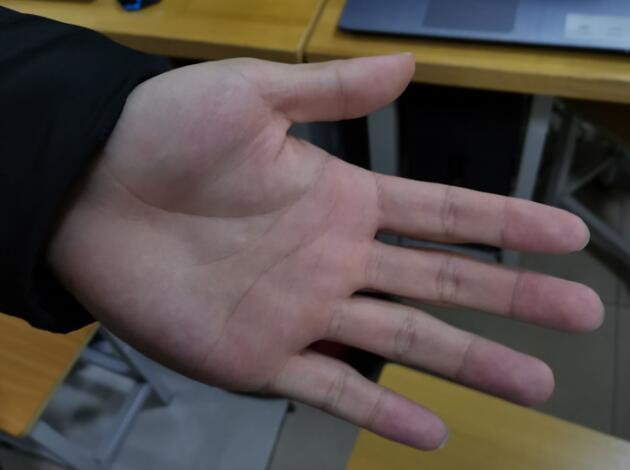
#> input picture U8/o.jpg, 630 x 470 px
$ python 'test 边界矩形.py'
#> lines starting #> are read from the running program, lines starting #| are printed output that depends on the picture; after the words box and inside, x2 and y2 are one past the last pixel; in counts of white or black regions, pixels touching at a corner belong together
# coding:gbk
import cv2 as cv
import numpy as np

"""
边界矩形的面积,使用函数cv.boundingRect()
(x,y)为矩形的左上角的坐标
(w,h)是矩形的宽和高
x,y,w,h = cv.boundingRect(cnt)
画矩形
cv.rectangle()
"""
'''
# 读入图片
img = cv.imread('o.jpg')
# 转为黑白图
gray = cv.cvtColor(img, cv.COLOR_BGR2GRAY)
# 二值化
ret,dst = cv.threshold(gray, 100, 255, cv.THRESH_BINARY_INV)
# 查找轮廓
c,h1 = cv.findContours(dst, cv.RETR_TREE, cv.CHAIN_APPROX_SIMPLE)
# c = c[0]
# 绘制 旋转 矩形
rect = cv.minAreaRect(c[1])
# print(rect)
box = cv.boxPoints(rect)
box = np.int0(box)
# 画轮廓
img1 = cv.drawContours(img, [box], 0, (0,0,255), 1)
# cv.drawContours(img, c, 0, (255,0,0), 2, 8, h1)

x, y, w, h = cv.boundingRect(c[1])

# 绘制矩形
cv.rectangle(img, (x,y), (x+w, y+h), (0,255,0))

# 绘制最小外接矩形
points = c[1]
(x,y), raidus = cv.minEnclosingCircle(points)
center = (int(x), int(y))
raidus = int(raidus)
cv.circle(img, center, raidus, (255,0,0))

# 画凸线
hull = cv.convexHull(c[0])
cv.drawContours(img,[hull],0,(0,255,0),2,cv.LINE_AA)

cv.imshow('img',img)
cv.imshow('img1',gray)
cv.waitKey(0)
'''

img = cv.imread('o.jpg')
#> img is the input picture: shape (470, 630, 3); mean B, G, R 72.4, 76.2, 85.4
# imgs = cv.resize(img,(300,300),fx=1.5,fy=1.5)
gray = cv.cvtColor(img, cv.COLOR_BGR2GRAY)
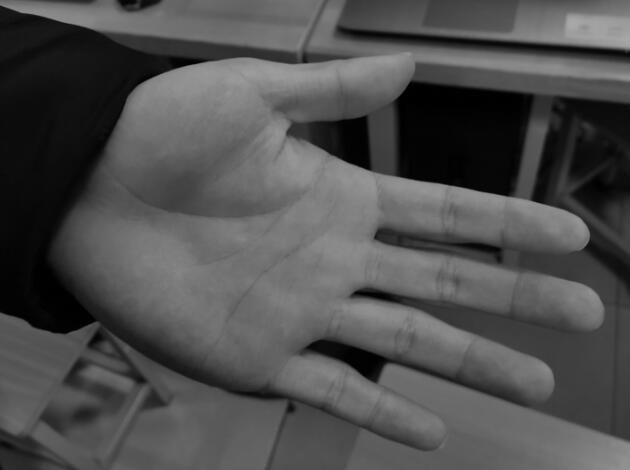
#> gray: shape (470, 630); min 0, max 169, mean 78.5

ret,dst = cv.threshold(gray, 100, 255, cv.THRESH_BINARY_INV)
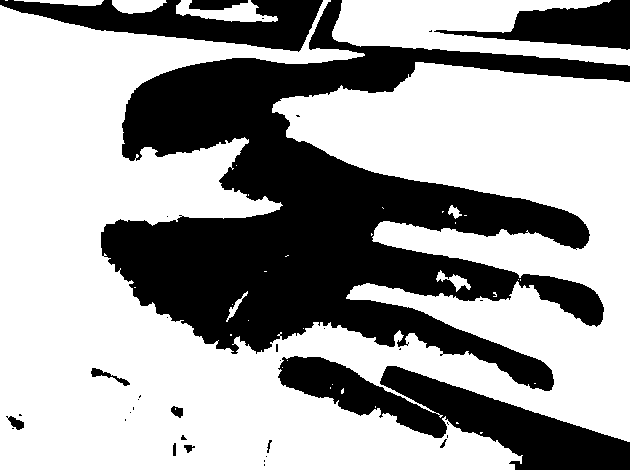
#> dst: shape (470, 630); 63.3% white; 35 black regions (23 under 20 px)

c,h1 = cv.findContours(dst, cv.RETR_TREE, cv.CHAIN_APPROX_SIMPLE)
#> c = 72 contours, 55 with area under 20; largest, box (x1, y1, x2, y2) and area: (0, 0, 630, 470) 171618, (332, 0, 630, 66) 10386, (176, 0, 278, 22) 1029, (112, 0, 167, 14) 522, (14, 0, 104, 6) 248; h1 = 72 rows, first 6: [1, -1, -1, -1], [2, 0, -1, -1], [3, 1, -1, -1], [4, 2, -1, -1], [5, 3, -1, -1], [6, 4, -1, -1]

# 绘制 旋转 矩形
rect = cv.minAreaRect(c[1])
#> rect = ((457, 422.5), (1, 2), -90)
box = cv.boxPoints(rect)
#> box = [[458, 423], [456, 423], [456, 422], [458, 422]]
box = np.int0(box)

img1 = cv.drawContours(img, [box], 0, (0,0,255), 1)
# cv.drawContours(img, c, 0, (255,0,0), 2, 8, h)

x, y, w, h = cv.boundingRect(c[1])
#> x = 456; y = 422; w = 3; h = 2

# 绘制矩形cv.rectangle(img, (x,y), (x+w, y+h), (0,255,0))

# 绘制最小外接圆
points = c[1]
#> points = [[456, 422], [456, 423], [458, 423], [457, 422]]
(x,y), raidus = cv.minEnclosingCircle(points)
#> x = 457; y = 422.5; raidus = 1.12
center = (int(x), int(y))
#> center = (457, 422)
raidus = int(raidus)
#> raidus = 1
# cv.circle(img, center, raidus, (255,0,0))

hull = cv.convexHull(points)
#> hull = [[457, 422], [458, 423], [456, 423], [456, 422]]
cv.drawContours(img,[hull],0,(0,0,255),2,cv.LINE_AA)
#> img: shape (470, 630, 3); mean B, G, R 72.4, 76.2, 85.5

cv.imshow('img',img)
cv.waitKey(0)

$ run again, with U8/01.jpg copied over U8/o.jpg
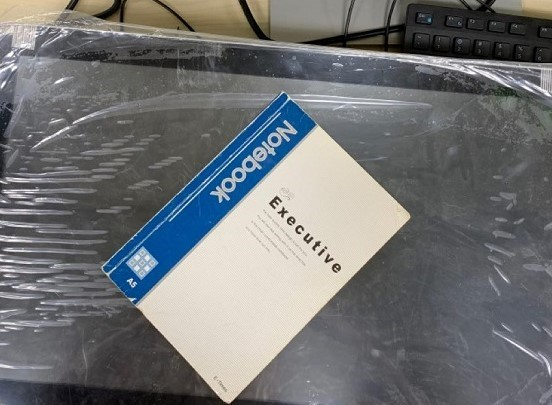
#> input picture U8/01.jpg, 552 x 405 px
#> img is the input picture: shape (405, 552, 3); mean B, G, R 116.1, 114.9, 113.1
#> `gray = cv.cvtColor(img, cv.COLOR_BGR2GRAY)`:
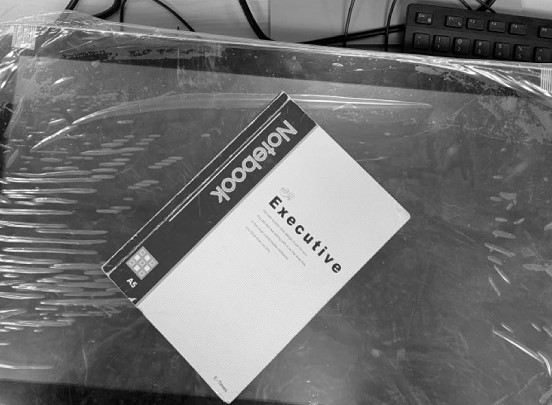
#> gray: shape (405, 552); min 0, max 255, mean 114.4
#> `ret,dst = cv.threshold(gray, 100, 255, cv.THRESH_BINARY_INV)`:
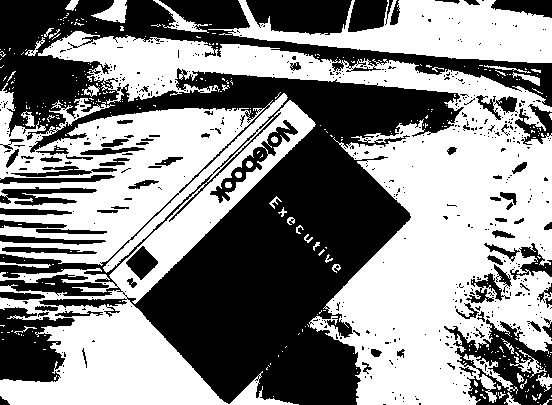
#> dst: shape (405, 552); 53.7% white; 552 black regions (469 under 20 px)
#> c = 1147 contours, 1023 with area under 20; largest, box (x1, y1, x2, y2) and area: (38, 31, 552, 405) 60722, (0, 83, 316, 405) 51742, (208, 0, 552, 63) 10736, (0, 186, 98, 207) 1028, (209, 146, 269, 204) 988; h1 = 1147 rows, first 6: [1, -1, -1, -1], [2, 0, -1, -1], [3, 1, -1, -1], [4, 2, -1, -1], [5, 3, -1, -1], [6, 4, -1, -1]
#> rect = ((537.5, 402), (0, 1), -90)
#> box = [[538, 402], [537, 402], [537, 402], [538, 402]]
#> `x, y, w, h = cv.boundingRect(c[1])`: x = 537; y = 402; w = 2; h = 1
#> points = [[537, 402], [538, 402]]
#> `(x,y), raidus = cv.minEnclosingCircle(points)`: x = 537.5; raidus = 0.5
#> center = (537, 402)
#> `raidus = int(raidus)`: raidus = 0
#> hull = [[538, 402], [537, 402]]
#> img: shape (405, 552, 3); mean B, G, R 116.1, 114.9, 113.1
